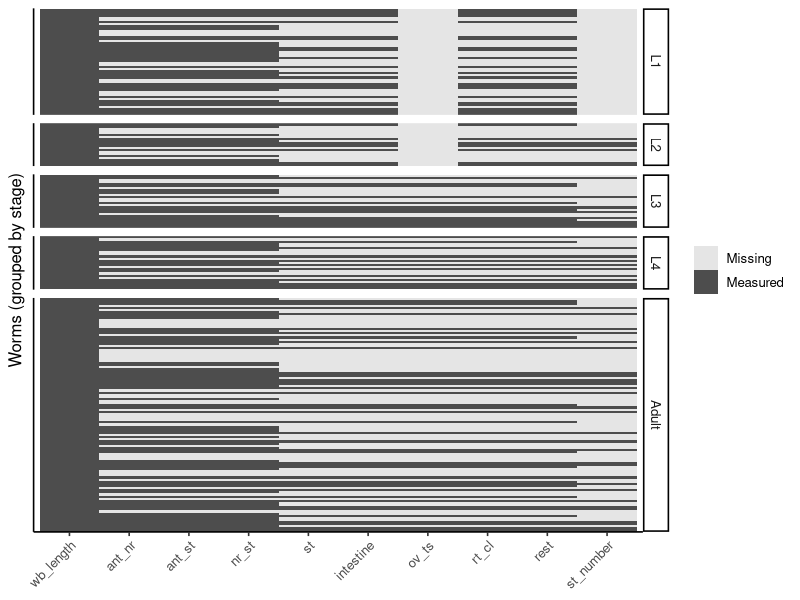
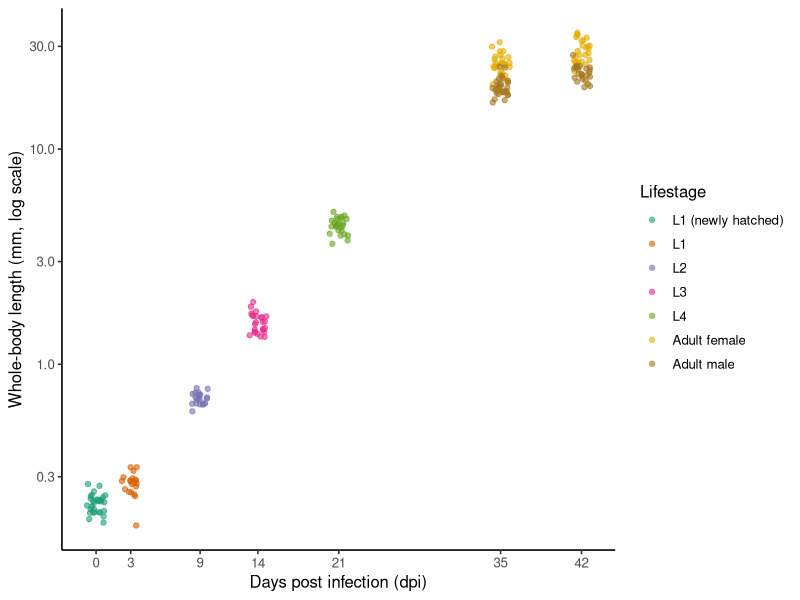
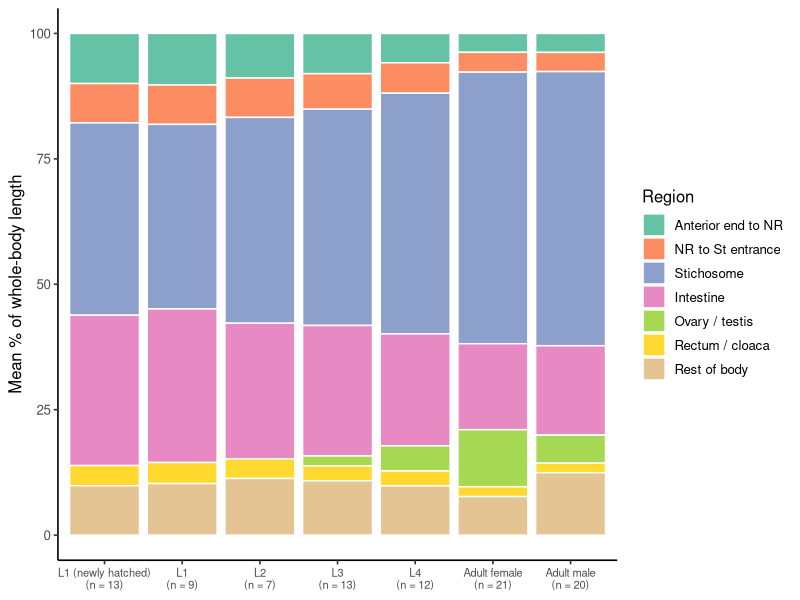
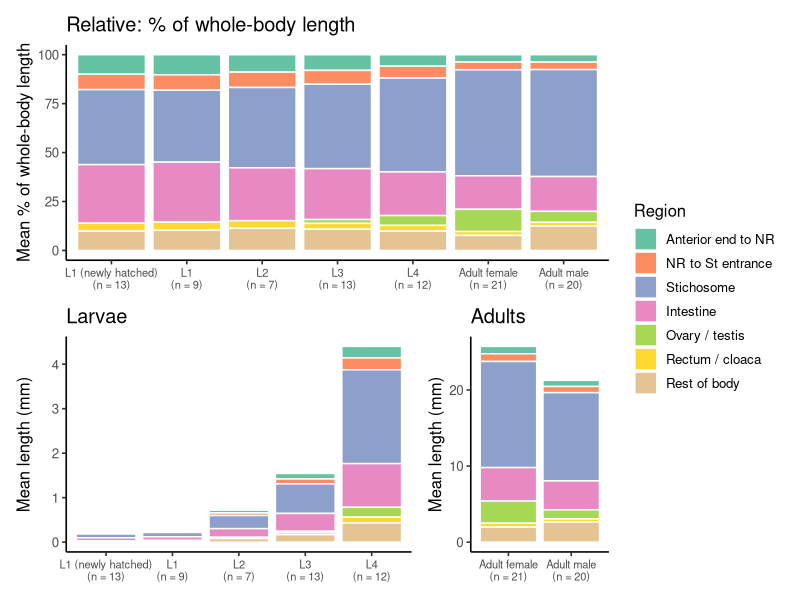
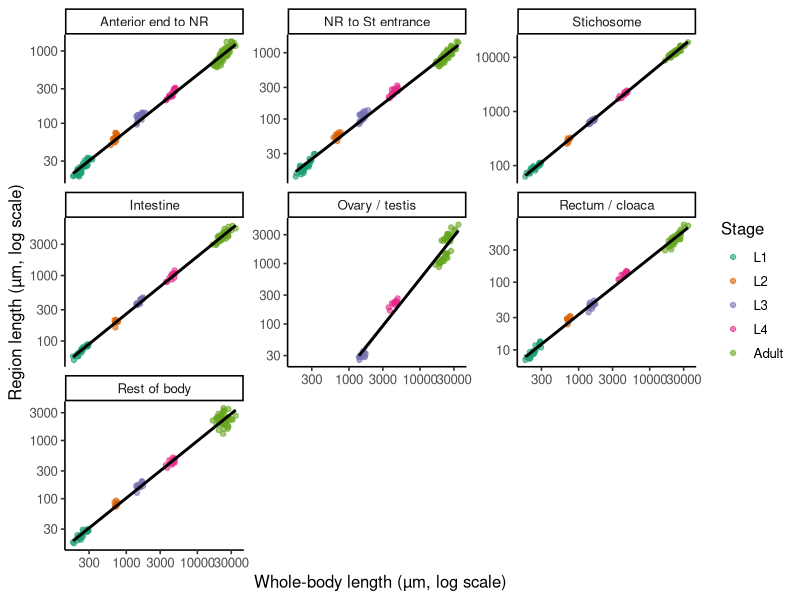
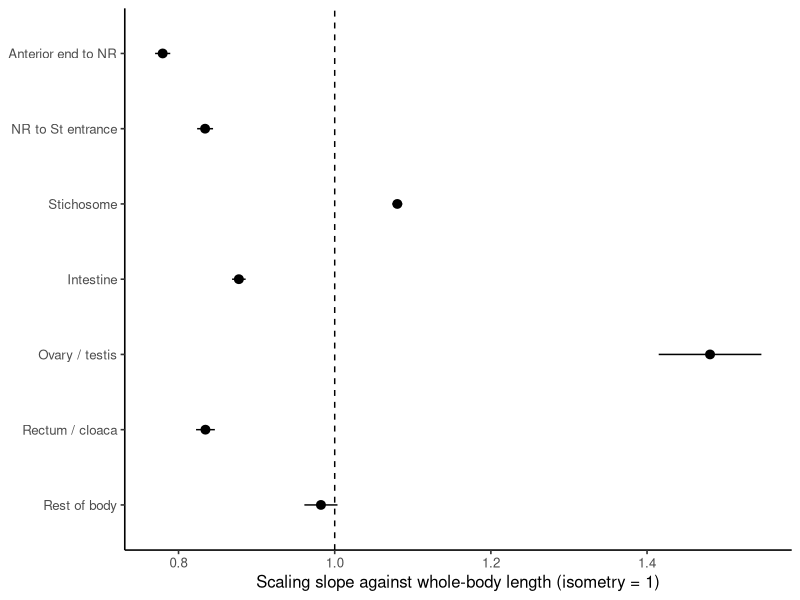
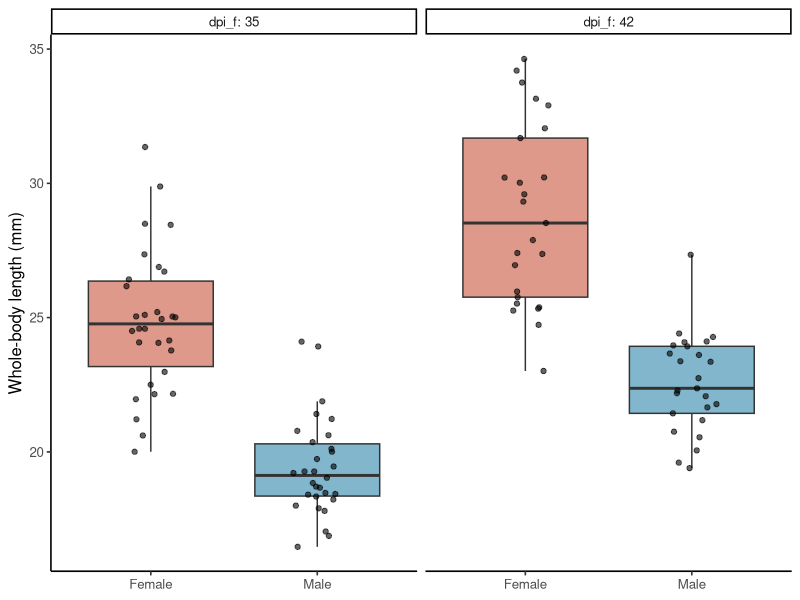
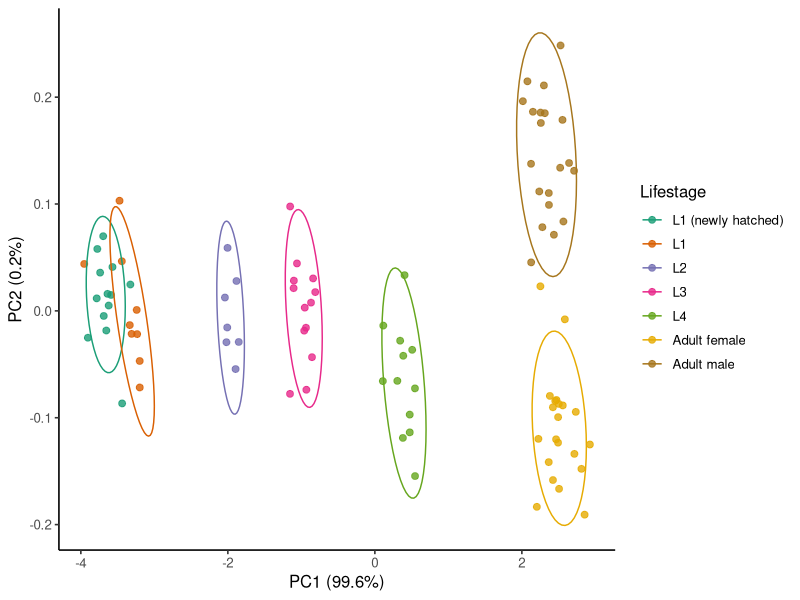

Source code (R) for these figures, in order: (Note: this script raises an error after producing the figures.)
## ---- chunk 1
knitr::opts_chunk$set(warning = FALSE, message = FALSE, fig.width = 7, fig.height = 4.5)
## ---- chunk 2
# The published web page already shows every figure and output, so the
# "Check your ..." boxes would only repeat them there: hide them on that version.
if (isTRUE(getOption("tutorial.web_version"))) {
  cat("<style>details.expected-figure { display: none; }</style>")
}
## ---- chunk 3
library(tidyverse)   # ggplot2, dplyr, tidyr, readr, stringr ... in one go
library(patchwork)   # combine plots into multi-panel figures
library(lmerTest)    # mixed-effects models (loads lme4) with p-values
library(emmeans)     # model-based group means and contrasts (unbalanced data)

theme_set(theme_classic(base_size = 12))

# Readable names for each body region, in anterior -> posterior order
segment_labels <- c(
  ant_nr    = "Anterior end to NR",
  nr_st     = "NR to St entrance",
  st        = "Stichosome",
  intestine = "Intestine",
  ov_ts     = "Ovary / testis",
  rt_cl     = "Rectum / cloaca",
  rest      = "Rest of body"
)

# Names of the matching percentage columns
pct_cols <- paste0(names(segment_labels), "_pct")
## ---- chunk 4
messy <- read_csv("data/trichuris_muris_landmarks_messy.csv", show_col_types = FALSE)

dim(messy)        # rows, columns
glimpse(messy)    # every column: its name, its type, and the first few values
## ---- chunk 5
messy |>
  filter(if_all(everything(), is.na)) |>     # rows where every column is missing
  nrow()
## ---- chunk 6
messy |> count(Lifestage)
## ---- chunk 7
messy |>
  summarise(across(everything(), \(x) sum(is.na(x)))) |>         # count the blanks in every column
  pivot_longer(everything(), names_to = "column", values_to = "n_missing")
## ---- chunk 8
tidy <- read_csv("data/trichuris_muris_landmarks_tidy.csv", show_col_types = FALSE)
glimpse(tidy)
## ---- chunk 9
worms <- tidy |>
  rename_with(\(x) str_remove(x, "_um$")) |>        # wb_length_um -> wb_length, and so on
  mutate(
    # no `source` column? use  newly_hatched = dpi == 0
    newly_hatched = coalesce(source == "hatched in vitro", FALSE),

    stage = factor(lifestage, levels = c("L1", "L2", "L3", "L4", "Adult")),

    # one group label used in plots and models
    lifestage = case_when(
      newly_hatched                  ~ "L1 (newly hatched)",
      stage == "Adult" & !is.na(sex) ~ paste("Adult", str_to_lower(sex)),
      stage == "Adult"               ~ "Adult (sex unknown)",
      TRUE                           ~ as.character(stage)
    ),
    lifestage = factor(lifestage,
                       levels = c("L1 (newly hatched)", "L1", "L2", "L3", "L4",
                                  "Adult female", "Adult male")),
    sex = factor(sex, levels = c("Female", "Male"))
  ) |>
  # percentage of whole-body length, calculated rather than typed in
  mutate(across(c(ant_nr, ant_st, nr_st, st, intestine, ov_ts, rt_cl, rest),
                \(x) x / wb_length * 100, .names = "{.col}_pct"))

glimpse(worms)
## ---- chunk 10
count(worms, dpi, lifestage, sex)
## ---- chunk 11
meas_cols <- c("wb_length", "ant_nr", "ant_st", "nr_st", "st",
               "intestine", "ov_ts", "rt_cl", "rest", "st_number")

# number of worms with a value, per stage
worms |>
  group_by(stage) |>
  summarise(n_worms = n(),
            across(all_of(meas_cols), \(x) sum(!is.na(x))),
            .groups = "drop")
## ---- chunk 12
miss <- worms |>
  select(sample, stage, all_of(meas_cols)) |>
  arrange(stage, sample) |>
  mutate(sample = factor(sample, levels = sample)) |>
  pivot_longer(all_of(meas_cols), names_to = "measurement", values_to = "value") |>
  mutate(measurement = factor(measurement, levels = meas_cols),
         measured    = !is.na(value))

ggplot(miss, aes(x = measurement, y = sample, fill = measured)) +
  geom_tile() +
  scale_fill_manual(values = c(`TRUE` = "grey30", `FALSE` = "grey90"),
                    labels = c(`TRUE` = "Measured", `FALSE` = "Missing")) +
  facet_grid(stage ~ ., scales = "free_y", space = "free_y") +
  labs(x = NULL, y = "Worms (grouped by stage)", fill = NULL) +
  theme(axis.text.y  = element_blank(),
        axis.ticks.y = element_blank(),
        axis.text.x  = element_text(angle = 45, hjust = 1))
## ---- chunk 13
worms |>
  summarise(n_rows = n(), n_ids = n_distinct(sample), all_unique = n_ids == n_rows)
## ---- chunk 14
worms <- worms |>
  mutate(err_ant_st_pct = (ant_st - (ant_nr + nr_st)) / wb_length * 100)

qc_flagged <- worms |>
  filter(abs(err_ant_st_pct) > 1) |>        # more than 1% of body length out
  select(sample, lifestage, wb_length, ant_nr, nr_st, ant_st, err_ant_st_pct)

qc_flagged
## ---- chunk 15
worms <- worms |>
  mutate(
    ant_st_flag = coalesce(abs(err_ant_st_pct) > 1, FALSE),
    ant_st      = if_else(ant_st_flag, NA_real_, ant_st),
    ant_st_pct  = if_else(ant_st_flag, NA_real_, ant_st_pct)
  )
## ---- chunk 16
worms |>
  filter(!is.na(st_pct)) |>                          # fully measured worms
  mutate(pct_sum = rowSums(pick(all_of(pct_cols)), na.rm = TRUE)) |>
  summarise(min = min(pct_sum), max = max(pct_sum))
## ---- chunk 17
worms |>
  group_by(dpi, lifestage) |>
  summarise(n_worms = n(),
            n_mice  = n_distinct(host_id, na.rm = TRUE),
            mean_um = mean(wb_length),
            sd_um   = sd(wb_length),
            .groups = "drop")
## ---- chunk 18
dpi_breaks <- worms |> distinct(dpi) |> pull(dpi)     # one axis tick per sampling day

p_growth <- ggplot(worms, aes(x = dpi, y = wb_length / 1000, colour = lifestage)) +
  # jitter x only (never jitter measurements); a fixed seed gives everyone the same picture
  geom_point(alpha = 0.6, position = position_jitter(width = 0.8, height = 0, seed = 1)) +
  scale_y_log10() +
  scale_x_continuous(breaks = dpi_breaks) +
  scale_colour_brewer(palette = "Dark2") +
  labs(x = "Days post infection (dpi)",
       y = "Whole-body length (mm, log scale)",
       colour = "Lifestage")

p_growth
## ---- chunk 19
comp <- worms |>
  filter(!is.na(st_pct)) |>                              # fully measured worms
  select(sample, lifestage, all_of(pct_cols)) |>
  pivot_longer(all_of(pct_cols), names_to = "segment", values_to = "pct") |>
  drop_na(pct) |>                                        # drops ov/ts in L1, L2
  mutate(segment = str_remove(segment, "_pct$"),
         segment = factor(segment, levels = names(segment_labels),
                          labels = segment_labels))

n_full <- worms |> filter(!is.na(st_pct)) |> count(lifestage)

comp_mean <- comp |>
  group_by(lifestage, segment) |>
  summarise(mean_pct = mean(pct), .groups = "drop") |>
  left_join(n_full, by = "lifestage") |>
  mutate(label = paste0(lifestage, "\n(n = ", n, ")"),
         label = fct_reorder(label, as.numeric(lifestage)))

p_comp <- ggplot(comp_mean, aes(x = label, y = mean_pct, fill = segment)) +
  geom_col(colour = "white") +
  scale_fill_brewer(palette = "Set2") +
  labs(x = NULL, y = "Mean % of whole-body length", fill = "Region") +
  theme(axis.text.x = element_text(size = 8))

p_comp
## ---- chunk 20
comp_abs <- worms |>
  filter(!is.na(st_pct)) |>                              # the same fully measured worms
  select(sample, lifestage, stage, all_of(names(segment_labels))) |>
  pivot_longer(all_of(names(segment_labels)), names_to = "segment", values_to = "length_um") |>
  drop_na(length_um) |>                                  # drops ov/ts in L1, L2
  mutate(segment = factor(segment, levels = names(segment_labels),
                          labels = segment_labels)) |>
  group_by(stage, lifestage, segment) |>
  summarise(mean_mm = mean(length_um) / 1000, .groups = "drop") |>
  left_join(n_full, by = "lifestage") |>
  mutate(label = paste0(lifestage, "\n(n = ", n, ")"),
         label = fct_reorder(label, as.numeric(lifestage)))

abs_bars <- function(d, title) {
  ggplot(d, aes(x = label, y = mean_mm, fill = segment)) +
    geom_col(colour = "white") +
    scale_fill_brewer(palette = "Set2", drop = FALSE) +   # same colours in both panels
    labs(x = NULL, y = "Mean length (mm)", fill = "Region", title = title) +
    theme(axis.text.x = element_text(size = 8))
}

p_abs <- abs_bars(filter(comp_abs, stage != "Adult"), "Larvae") +
  abs_bars(filter(comp_abs, stage == "Adult"), "Adults") +
  plot_layout(widths = c(5, 2))

# relative (top) above absolute (bottom), sharing one legend
(p_comp + labs(title = "Relative: % of whole-body length")) / p_abs +
  plot_layout(guides = "collect")
## ---- chunk 21
set.seed(1)
toy <- tibble(a = rlnorm(1000, log(10), 0.2),   # three independent lengths, each about 10
              b = rlnorm(1000, log(10), 0.2),
              c = rlnorm(1000, log(10), 0.2))

toy_pct <- toy / rowSums(toy) * 100               # each region as % of the total

round(cor(toy), 2)       # correlations between the lengths
round(cor(toy_pct), 2)   # correlations between the percentages
## ---- chunk 22
worms |>
  filter(lifestage == "Adult female", !is.na(st_pct), !is.na(intestine_pct)) |>
  summarise(n_worms          = n(),
            cor_percentages  = cor(st_pct, intestine_pct),
            cor_lengths      = cor(log(st), log(intestine)))
## ---- chunk 23
regions <- names(segment_labels)   # all seven regions, ov_ts included (adults have one)

adult_comp <- worms |>
  filter(stage == "Adult") |>
  drop_na(all_of(regions)) |>
  pivot_longer(all_of(regions), names_to = "region", values_to = "length_um") |>
  group_by(sample) |>                                         # within each worm:
  mutate(pct = 100 * length_um / sum(length_um),             #   % of the seven regions (adds to 100)
         clr = log(length_um) - mean(log(length_um))) |>     #   centred log-ratio
  ungroup() |>
  mutate(region = factor(region, levels = regions, labels = segment_labels))

sex_test <- function(d, response) {
  lm(reformulate("sex", response), data = d) |>   # e.g. pct ~ sex
    broom::tidy() |>
    filter(term == "sexMale") |>
    select(estimate, p.value)
}

adult_comp |>
  group_by(region) |>
  group_modify(\(d, key) bind_cols(
    sex_test(d, "pct") |> rename(pct_diff = estimate, pct_p = p.value),
    sex_test(d, "clr") |> rename(clr_diff = estimate, clr_p = p.value))) |>
  ungroup() |>
  mutate(pct_diff       = round(pct_diff, 2),
         male_vs_female = round(exp(clr_diff), 2),            # CLR difference as a ratio
         across(c(pct_p, clr_p), \(p) if_else(p < 0.001, "<0.001", sprintf("%.2g", p)))) |>
  select(region, pct_diff, pct_p, male_vs_female, clr_p)
## ---- chunk 24
seg_cols <- names(segment_labels)

seg_long <- worms |>
  select(sample, any_of("host_id"), stage, wb_length, all_of(seg_cols)) |>
  pivot_longer(all_of(seg_cols), names_to = "segment", values_to = "length_um") |>
  drop_na(length_um) |>
  filter(length_um > 0) |>                                   # logs need positive values
  mutate(segment = factor(segment, levels = names(segment_labels),
                          labels = segment_labels))

p_scaling <- ggplot(seg_long, aes(x = wb_length, y = length_um)) +
  geom_point(aes(colour = stage), alpha = 0.6) +
  geom_smooth(method = "lm", colour = "black") +
  scale_x_log10() +
  scale_y_log10() +
  scale_colour_brewer(palette = "Dark2") +
  facet_wrap(~ segment, scales = "free_y") +
  labs(x = "Whole-body length (µm, log scale)",
       y = "Region length (µm, log scale)", colour = "Stage")

p_scaling
## ---- chunk 25
slopes <- seg_long |>
  group_by(segment) |>
  group_modify(\(d, key) broom::tidy(lm(log10(length_um) ~ log10(wb_length),
                                        data = d),
                                     conf.int = TRUE)) |>
  filter(term == "log10(wb_length)")

slopes |> select(segment, slope = estimate, conf.low, conf.high)
## ---- chunk 26
ggplot(slopes, aes(x = estimate, y = fct_rev(segment))) +
  geom_vline(xintercept = 1, linetype = "dashed") +
  geom_pointrange(aes(xmin = conf.low, xmax = conf.high)) +
  labs(x = "Scaling slope against whole-body length (isometry = 1)", y = NULL)
## ---- chunk 27
adults <- worms |>
  filter(stage == "Adult") |>
  mutate(dpi_f = factor(dpi))

adults |>
  group_by(dpi, sex) |>
  summarise(n_worms = n(), n_mice = n_distinct(host_id), .groups = "drop")

sex_cols <- c(Female = "#C8553D", Male = "#2E86AB")

ggplot(adults, aes(x = sex, y = wb_length / 1000, fill = sex)) +
  geom_boxplot(outlier.shape = NA, alpha = 0.6) +
  geom_point(alpha = 0.6, position = position_jitter(width = 0.15, height = 0, seed = 1)) +
  facet_wrap(~ dpi_f, labeller = label_both) +
  scale_fill_manual(values = sex_cols) +
  labs(x = NULL, y = "Whole-body length (mm)") +
  theme(legend.position = "none")
## ---- chunk 28
pca_vars <- c("ant_nr", "nr_st", "st", "intestine", "rt_cl", "rest")

pca_data <- worms |>
  select(sample, any_of("host_id"), dpi, lifestage, stage, all_of(pca_vars)) |>
  drop_na(all_of(pca_vars))      # only the variables in the PCA: host_id may legitimately be NA

nrow(pca_data)                 # how many worms contribute?
count(pca_data, lifestage)     # ... and from which stages?
## ---- chunk 29
pca <- pca_data |>
  select(all_of(pca_vars)) |>
  mutate(across(everything(), log10)) |>
  prcomp(scale. = TRUE)

summary(pca)
## ---- chunk 30
# share of the variation captured by each PC, as a tibble (columns PC, std.dev, percent, cumulative)
var_explained <- broom::tidy(pca, matrix = "eigenvalues")

pc_lab <- function(i) {
  share <- var_explained |> filter(PC == i) |> pull(percent)
  str_glue("PC{i} ({round(100 * share, 1)}%)")
}

scores <- bind_cols(pca_data |> select(sample, any_of("host_id"), dpi, lifestage),
                    as_tibble(pca$x))

p_pca <- ggplot(scores, aes(x = PC1, y = PC2, colour = lifestage)) +
  geom_point(size = 2, alpha = 0.8) +
  stat_ellipse(level = 0.9) +
  scale_colour_brewer(palette = "Dark2") +
  labs(x = pc_lab(1), y = pc_lab(2), colour = "Lifestage")

p_pca
## ---- chunk 31
loadings <- as_tibble(pca$rotation, rownames = "region")
loadings

ggplot(loadings, aes(x = PC1, y = PC2)) +
  geom_hline(yintercept = 0, linetype = "dotted") +
  geom_vline(xintercept = 0, linetype = "dotted") +
  geom_segment(aes(x = 0, y = 0, xend = PC1, yend = PC2),
               arrow = arrow(length = unit(0.2, "cm"))) +
  # labels stacked to the right of the arrow tips, joined to them by thin lines
  ggrepel::geom_text_repel(aes(x = PC1, y = PC2, label = region),
                           nudge_x = 0.2, direction = "y", hjust = 0,
                           min.segment.length = 0, segment.colour = "grey60", seed = 1) +
  coord_cartesian(xlim = c(-0.8, 0.9)) +
  labs(x = pc_lab(1), y = pc_lab(2))
## ---- chunk 32
shape_data <- pca_data |>
  mutate(across(all_of(pca_vars), log),                      # log every region length
         log_size = rowMeans(pick(all_of(pca_vars))),         # one size number per worm
         across(all_of(pca_vars), \(x) x - log_size))         # subtract it: what's left is shape

shape_pca <- shape_data |>
  select(all_of(pca_vars)) |>
  prcomp()                            # the last PC will have ~zero variance: ignore it

shape_scores <- bind_cols(shape_data |> select(sample, any_of("host_id"), lifestage, log_size),
                          as_tibble(shape_pca$x))

p_shape1 <- ggplot(shape_scores, aes(x = PC1, y = PC2, colour = lifestage)) +
  geom_point(size = 2, alpha = 0.8) +
  scale_colour_brewer(palette = "Dark2") +
  labs(x = "Shape PC1", y = "Shape PC2", colour = "Lifestage")

p_shape2 <- ggplot(shape_scores, aes(x = log_size, y = PC1, colour = lifestage)) +
  geom_point(size = 2, alpha = 0.8) +
  scale_colour_brewer(palette = "Dark2") +
  labs(x = "Size (mean log length)", y = "Shape PC1", colour = "Lifestage")

p_shape1 + p_shape2 + plot_layout(guides = "collect")
## ---- chunk 33
st_data <- worms |> drop_na(st_number)

st_data |>
  group_by(lifestage) |>
  summarise(n_worms = n(), median = median(st_number),
            min = min(st_number), max = max(st_number))

ggplot(st_data, aes(x = wb_length / 1000, y = st_number)) +
  geom_smooth(method = "lm", formula = y ~ x, colour = "black", linewidth = 0.6) +  # straight line with its 95% CI band
  geom_point(aes(colour = lifestage), alpha = 0.8, size = 2) +
  scale_x_log10() +
  scale_colour_brewer(palette = "Dark2", drop = FALSE) +   # keep the same colours as the other figures
  expand_limits(y = c(40, 70)) +
  labs(x = "Whole-body length (mm, log scale)",
       y = "Approximate stichosome number", colour = "Lifestage")
## ---- chunk 34
fit_st_number <- lm(st_number ~ log10(wb_length), data = st_data)

broom::tidy(fit_st_number, conf.int = TRUE) |>
  filter(term == "log10(wb_length)")
## ---- chunk 35
st_data |>
  drop_na(st) |>
  mutate(um_per_stichocyte = st / st_number) |>
  group_by(lifestage) |>
  summarise(n_worms           = n(),
            stichosome_um     = median(st),
            st_number         = median(st_number),
            um_per_stichocyte = median(um_per_stichocyte))
## ---- chunk 36
worms |>
  filter(!is.na(host_id)) |>
  count(dpi, host_id) |>
  group_by(dpi) |>
  summarise(n_mice        = n_distinct(host_id),
            n_worms       = sum(n),
            min_per_mouse = min(n),
            max_per_mouse = max(n))
## ---- chunk 37
worms |> filter(is.na(host_id)) |> count(dpi, lifestage)
## ---- chunk 38
worms |>
  filter(!is.na(host_id)) |>
  group_by(host_id) |>
  summarise(n_dpi = n_distinct(dpi)) |>
  filter(n_dpi > 1)             # should return zero rows
## ---- chunk 39
worms <- worms |>
  group_by(dpi, lifestage) |>
  mutate(rel_length = wb_length / mean(wb_length)) |>
  ungroup()

worms |>
  filter(!is.na(host_id)) |>
  ggplot(aes(x = host_id, y = rel_length)) +
  geom_hline(yintercept = 1, linetype = "dashed") +
  geom_point(aes(colour = lifestage), alpha = 0.7,
             position = position_jitter(width = 0.15, height = 0, seed = 1)) +
  stat_summary(fun = mean, fun.min = mean, fun.max = mean,
               geom = "crossbar", width = 0.6, linewidth = 0.3) +   # mean per mouse
  scale_colour_brewer(palette = "Dark2", drop = FALSE) +
  facet_grid(. ~ dpi, scales = "free_x", space = "free_x", labeller = label_both) +
  labs(x = "Mouse", y = "Body length relative to lifestage average", colour = "Lifestage") +
  theme(axis.text.x = element_text(angle = 90, vjust = 0.5, hjust = 1))
## ---- chunk 40
fit_lm  <- lm(log(wb_length) ~ sex * dpi_f, data = adults)
fit_lmm <- lmer(log(wb_length) ~ sex * dpi_f + (1 | host_id), data = adults)

summary(fit_lmm)
## ---- chunk 41
# coef(summary(...)) is the model's coefficient table; as_tibble() makes it a tibble
se_lm   <- coef(summary(fit_lm))  |> as_tibble(rownames = "term") |> select(term, se_lm   = `Std. Error`)
se_lmer <- coef(summary(fit_lmm)) |> as_tibble(rownames = "term") |> select(term, se_lmer = `Std. Error`)

se_compare <- left_join(se_lm, se_lmer, by = "term")
se_compare
## ---- chunk 42
sex_ratio <- function(model, label) {
  emmeans(model, ~ sex | dpi_f, lmer.df = "satterthwaite") |>   # lmer.df is ignored for lm
    pairs() |>
    summary(type = "response", infer = TRUE) |>   # back-transform from log to ratio
    as_tibble() |>
    mutate(model = label)
}

bind_rows(sex_ratio(fit_lm,  "lm (ignores mouse)"),
          sex_ratio(fit_lmm, "lmer (mouse random effect)")) |>
  select(model, dpi_f, contrast, ratio, lower.CL, upper.CL)
## ---- chunk 43
VarCorr(fit_lmm) |>
  as_tibble() |>                       # one row per variance component: host_id, Residual
  summarise(icc = round(vcov[grp == "host_id"] / sum(vcov), 2))
## ---- chunk 44
diag_df <- tibble(fitted = fitted(fit_lmm), resid = resid(fit_lmm))
re_df   <- ranef(fit_lmm) |> as_tibble() |> rename(effect = condval)   # one row per mouse

p_d1 <- ggplot(diag_df, aes(fitted, resid)) +
  geom_point(alpha = 0.6) +
  geom_hline(yintercept = 0, linetype = "dashed") +
  labs(x = "Fitted values", y = "Residuals", title = "Residuals vs fitted")

p_d2 <- ggplot(re_df, aes(sample = effect)) +
  stat_qq() +
  stat_qq_line() +
  labs(x = "Theoretical quantiles", y = "Mouse effects", title = "Mouse effects")

p_d1 | p_d2
## ---- chunk 45
worms_g <- worms |>
  filter(!is.na(host_id)) |>                       # same rows for both models
  arrange(dpi, lifestage) |>
  mutate(group = paste0(lifestage, ", ", dpi, " dpi"),
         group = factor(group, levels = unique(group)))

fit_g_lm  <- lm(log(wb_length) ~ group, data = worms_g)
fit_g_lmm <- lmer(log(wb_length) ~ group + (1 | host_id), data = worms_g)

est <- bind_rows(
  emmeans(fit_g_lm,  ~ group) |> summary(type = "response") |> as_tibble() |>
    mutate(model = "lm (ignores mouse)"),
  emmeans(fit_g_lmm, ~ group, lmer.df = "satterthwaite") |> summary(type = "response") |> as_tibble() |>
    mutate(model = "lmer (mouse random effect)")
)
## ---- chunk 46
ggplot(est, aes(x = model, y = response / 1000,
                ymin = lower.CL / 1000, ymax = upper.CL / 1000, colour = model)) +
  geom_pointrange() +
  facet_wrap(~ group, scales = "free_y", nrow = 2) +   # each group gets its own y-axis
  scale_colour_manual(values = c("grey50", "#B5322B")) +
  labs(x = NULL, y = "Estimated mean length (mm)", colour = NULL) +
  theme(axis.text.x  = element_blank(),
        axis.ticks.x = element_blank(),
        legend.position = "bottom")
## ---- chunk 47
st_only <- seg_long |>
  filter(segment == "Stichosome", !is.na(host_id))

fit_st_lm  <- lm(log10(length_um) ~ log10(wb_length), data = st_only)
fit_st_lmm <- lmer(log10(length_um) ~ log10(wb_length) + (1 | host_id), data = st_only)

slope_row <- function(model, label) {
  estimates <- coef(summary(model)) |> as_tibble(rownames = "term")
  intervals <- confint(model, method = "Wald") |> as_tibble(rownames = "term")   # lm() ignores `method`

  left_join(estimates, intervals, by = "term") |>
    filter(term == "log10(wb_length)") |>
    transmute(model = label, slope = Estimate, conf.low = `2.5 %`, conf.high = `97.5 %`)
}

bind_rows(slope_row(fit_st_lm,  "lm (ignores mouse)"),
          slope_row(fit_st_lmm, "lmer (mouse random effect)"))
## ---- chunk 48
# the logistic curve on the log scale, written as an R function
growth_curve <- function(dpi, lo, hi, xmid, scal) {
  lo + (hi - lo) / (1 + exp((xmid - dpi) / scal))
}

gc_data <- worms_g |>
  mutate(male = as.numeric(sex %in% "Male"))   # 1 for adult males, 0 for everyone else
## ---- chunk 49
fit_gc_nls <- nls(log(wb_length) ~ growth_curve(dpi, lo, hi + male_diff * male, xmid, scal),
                  data  = gc_data,
                  start = c(lo = 5.3, hi = 10.3, xmid = 20, scal = 5, male_diff = -0.25))
coef(fit_gc_nls)
## ---- chunk 50
fit_gc <- nlme::nlme(log(wb_length) ~ growth_curve(dpi, lo, hi + male_diff * male, xmid, scal) + mouse,
                     data   = gc_data,
                     fixed  = lo + hi + xmid + scal + male_diff ~ 1,   # one value of each for everyone
                     random = mouse ~ 1 | host_id,                     # a shift for each mouse
                     start  = coef(fit_gc_nls))

nlme::intervals(fit_gc, which = "fixed")
## ---- chunk 51
gc_ci <- nlme::intervals(fit_gc, which = "fixed")$fixed   # columns lower, est., upper

tibble(
  quantity = c("Final length, females (mm)",
               "Final length, males / females",
               "Day of fastest relative growth (dpi)",
               "Peak growth rate (% longer per day)"),
  estimate = c(exp(gc_ci["hi", "est."]) / 1000,
               exp(gc_ci["male_diff", "est."]),
               gc_ci["xmid", "est."],
               100 * (gc_ci["hi", "est."] - gc_ci["lo", "est."]) / (4 * gc_ci["scal", "est."])),
  lower    = c(exp(gc_ci["hi", "lower"]) / 1000, exp(gc_ci["male_diff", "lower"]), gc_ci["xmid", "lower"], NA),
  upper    = c(exp(gc_ci["hi", "upper"]) / 1000, exp(gc_ci["male_diff", "upper"]), gc_ci["xmid", "upper"], NA)
)
## ---- chunk 52
gc_est <- nlme::fixef(fit_gc)   # the fitted parameters: lo, hi, xmid, scal, male_diff

gc_pred <- expand_grid(dpi = seq(0, 60, by = 0.1), sex = c("Female", "Male")) |>
  mutate(male    = as.numeric(sex == "Male"),
         log_len = growth_curve(dpi, gc_est["lo"], gc_est["hi"] + gc_est["male_diff"] * male,
                                gc_est["xmid"], gc_est["scal"])) |>
  group_by(sex) |>
  mutate(rate = 100 * (log_len - lag(log_len)) / 0.1) |>   # change in log length per day, as %
  ungroup() |>
  filter(sex == "Female" | dpi >= 21)    # sexes can't be told apart before L4 (21 dpi)

# grey band: days after the last sampling day
beyond_data <- annotate("rect", xmin = 42, xmax = 60, ymin = -Inf, ymax = Inf, fill = "grey90")

p_gc1 <- ggplot() +
  annotate("rect", xmin = 42, xmax = 60, ymin = 0, ymax = Inf, fill = "grey90") +   # 0 is -Inf on a log axis
  geom_point(data = gc_data, aes(dpi, wb_length / 1000, colour = coalesce(as.character(sex), "Larva")),
             alpha = 0.5, position = position_jitter(width = 0.8, height = 0, seed = 1)) +
  geom_line(data = gc_pred, aes(dpi, exp(log_len) / 1000, linetype = sex), linewidth = 0.8) +
  scale_y_log10() +
  scale_colour_manual(values = c(Larva = "grey50", Female = "#E6AB02", Male = "#A6761D"),
                      breaks = c("Larva", "Female", "Male")) +
  labs(x = "Days post infection (dpi)", y = "Whole-body length (mm, log scale)",
       colour = "Worms", linetype = "Curve", title = "A. Fitted growth curve")

p_gc2 <- ggplot(filter(gc_pred, !is.na(rate)), aes(dpi, rate, linetype = sex)) +
  beyond_data +
  geom_line(linewidth = 0.8) +
  geom_vline(xintercept = gc_est["xmid"], linetype = "dotted") +
  labs(x = "Days post infection (dpi)", y = "Growth rate (% longer per day)",
       linetype = "Curve", title = "B. Growth rate") +
  theme(legend.position = "none")

p_gc1 + p_gc2 + plot_layout(widths = c(3, 2))
## ---- chunk 53
gc_data |>
  mutate(resid = resid(fit_gc, level = 0)) |>   # level = 0: the population curve, without mouse shifts
  group_by(dpi, lifestage) |>
  summarise(n_worms = n(), mean_resid = round(mean(resid), 3), .groups = "drop")
## ---- chunk 54
# the composition bars get the full width, so their two-line labels have room
figure1 <- (p_growth | p_pca) / p_comp +
  plot_annotation(tag_levels = "A")

figure1
## ---- chunk 55
sessionInfo()
## ---- chunk 56
n_worms <- 230        # n_worms "gets" 230
n_worms * 2           # use it: R prints the answer below the chunk
## ---- chunk 57
lengths_um <- c(218.2, 205.5, 235.5)
lengths_um / 1000          # every value converted to mm
mean(lengths_um)           # mean() is a function; lengths_um is its argument
## ---- chunk 58
x <- c(10, NA, 30)
mean(x)                    # NA: R won't guess the missing value
mean(x, na.rm = TRUE)      # 20: ignore the missing value
is.na(x)                   # TRUE where a value is missing
## ---- chunk 59
library(tidyverse)
toy <- tibble(sample = c("S1", "S2", "S3"),
              stage  = c("L1", "L1", "Adult"),
              length = c(220, 240, 25000))
toy
toy$length               # base R way to pick one column
toy |> pull(length)      # tidyverse way: the same values
## ---- chunk 60
factor(c("L2", "Adult", "L1"), levels = c("L1", "L2", "Adult"))
## ---- chunk 61
toy |>
  filter(stage == "L1") |>          # keep L1 rows  (== means "is equal to")
  summarise(mean_length = mean(length))
## ---- chunk 62
convert_to_mm <- \(x) x / 1000     # a function stored under a name...
convert_to_mm(25000)

toy |> mutate(across(c(length), \(x) x / 1000))   # ...or used in place, unnamed
